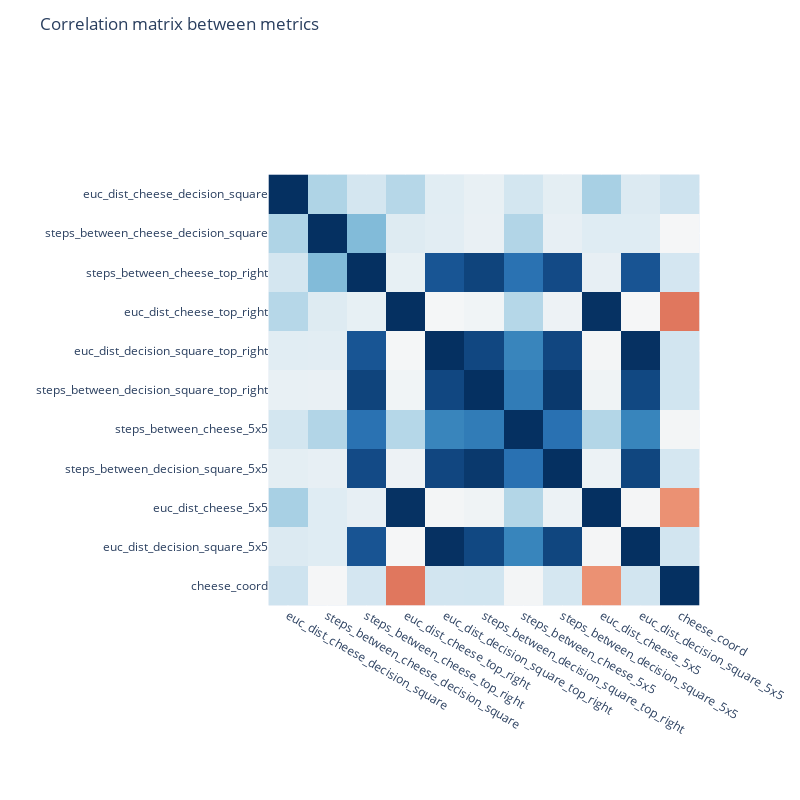

The code cell stored with this chart in its notebook:
### Code cell
# Show the correlation matrix in plotly
final_metrics = ['euc_dist_cheese_decision_square']

correlations = np.zeros((len(filtered_rm), len(filtered_rm)))
for i, metric1 in enumerate(filtered_rm.keys()):
    for j, metric2 in enumerate(filtered_rm.keys()):
        correlations[i, j] = np.corrcoef(filtered_rm[metric1], filtered_rm[metric2])[0,1]

# Show the correlation matrix in plotly, with a colorbar 
# On mouse over, show the name of each metric
corrmap = px.imshow(correlations, labels=dict(x='Metric 1', y='Metric 2', color='Correlation'), color_continuous_scale='RdBu', zmin=-1, zmax=1)
# Hover template: show the name of each metric, by looking up its value in the x and y lists 
corrmap.update_traces(hovertemplate='(%{x}, %{y}) = %{z:.3f} <extra></extra>')

corrmap.update_layout(title_text='Correlation matrix between metrics')
# Don't show numbers over each cell
corrmap.update_traces(text=None)
# Show x and y axis labels
corrmap.update_xaxes(ticktext=list(filtered_rm.keys()), tickvals=list(range(len(filtered_rm.keys()))))
corrmap.update_yaxes(ticktext=list(filtered_rm.keys()), tickvals=list(range(len(filtered_rm.keys()))))

# Hide x and y axis titles
corrmap.update_xaxes(title_text='')
corrmap.update_yaxes(title_text='')  

# Hide the color bar 
corrmap.update_layout(coloraxis_showscale=False)

# Make size of plot a bit bigger
corrmap.update_layout(width=800, height=800)
corrmap.show()

### Figure 1 — Plotly figure (JSON) as saved in the notebook; plotly's stock layout.template omitted (floating-point values rounded to 4 significant figures)
{"data": [{"coloraxis": "coloraxis", "hovertemplate": "(%{x}, %{y}) = %{z:.3f} <extra></extra>", "name": "0", "type": "heatmap", "xaxis": "x", "yaxis": "y", "z": [[1.0, 0.3072, 0.1866, 0.2869, 0.1154, 0.07952, 0.1878, 0.1002, 0.331, 0.1414, 0.2105], [0.3072, 1, 0.4405, 0.1308, 0.1108, 0.07353, 0.2988, 0.08511, 0.1249, 0.1255, 0.01197], [0.1866, 0.4405, 1, 0.08254, 0.8648, 0.9277, 0.7456, 0.9025, 0.08644, 0.8676, 0.1841], [0.2869, 0.1308, 0.08254, 1, 0.01328, 0.03729, 0.2877, 0.05064, 0.9939, 0.01294, -0.5343], [0.1154, 0.1108, 0.8648, 0.01328, 1, 0.9146, 0.661, 0.9173, 0.01907, 0.9964, 0.1956], [0.07952, 0.07353, 0.9277, 0.03729, 0.9146, 1, 0.704, 0.9672, 0.04409, 0.9116, 0.1995], [0.1878, 0.2988, 0.7456, 0.2877, 0.661, 0.704, 1, 0.7509, 0.295, 0.664, 0.01949], [0.1002, 0.08511, 0.9025, 0.05064, 0.9173, 0.9672, 0.7509, 1, 0.0569, 0.9195, 0.1793], [0.331, 0.1249, 0.08644, 0.9939, 0.01907, 0.04409, 0.295, 0.0569, 1, 0.01819, -0.4574], [0.1414, 0.1255, 0.8676, 0.01294, 0.9964, 0.9116, 0.664, 0.9195, 0.01819, 1, 0.1964], [0.2105, 0.01197, 0.1841, -0.5343, 0.1956, 0.1995, 0.01949, 0.1793, -0.4574, 0.1964, 1]]}], "layout": {"coloraxis": {"cmax": 1, "cmin": -1, "colorbar": {"title": {"text": "Correlation"}}, "colorscale": [[0, "rgb(103,0,31)"], [0.1, "rgb(178,24,43)"], [0.2, "rgb(214,96,77)"], [0.3, "rgb(244,165,130)"], [0.4, "rgb(253,219,199)"], [0.5, "rgb(247,247,247)"], [0.6, "rgb(209,229,240)"], [0.7, "rgb(146,197,222)"], [0.8, "rgb(67,147,195)"], [0.9, "rgb(33,102,172)"], [1, "rgb(5,48,97)"]], "showscale": false}, "height": 800, "margin": {"t": 60}, "title": {"text": "Correlation matrix between metrics"}, "width": 800, "xaxis": {"anchor": "y", "constrain": "domain", "domain": [0, 1], "scaleanchor": "y", "ticktext": ["euc_dist_cheese_decision_square", "steps_between_cheese_decision_square", "steps_between_cheese_top_right", "euc_dist_cheese_top_right", "euc_dist_decision_square_top_right", "steps_between_decision_square_top_right", "steps_between_cheese_5x5", "steps_between_decision_square_5x5", "euc_dist_cheese_5x5", "euc_dist_decision_square_5x5", "cheese_coord"], "tickvals": [0, 1, 2, 3, 4, 5, 6, 7, 8, 9, 10], "title": {"text": ""}}, "yaxis": {"anchor": "x", "autorange": "reversed", "constrain": "domain", "domain": [0, 1], "ticktext": ["euc_dist_cheese_decision_square", "steps_between_cheese_decision_square", "steps_between_cheese_top_right", "euc_dist_cheese_top_right", "euc_dist_decision_square_top_right", "steps_between_decision_square_top_right", "steps_between_cheese_5x5", "steps_between_decision_square_5x5", "euc_dist_cheese_5x5", "euc_dist_decision_square_5x5", "cheese_coord"], "tickvals": [0, 1, 2, 3, 4, 5, 6, 7, 8, 9, 10], "title": {"text": ""}}}}
